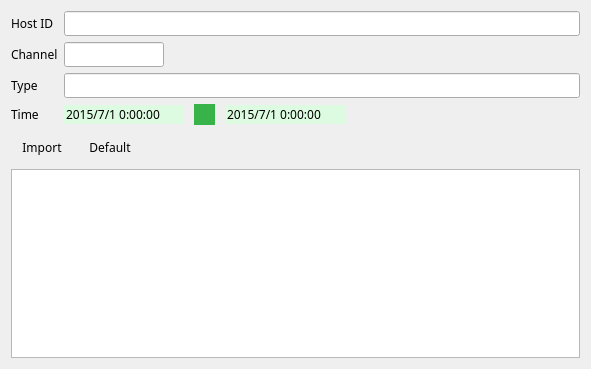
<?xml version="1.0" encoding="UTF-8"?>
<ui version="4.0">
 <class>VSCLicense</class>
 <widget class="QWidget" name="VSCLicense">
  <property name="geometry">
   <rect>
    <x>0</x>
    <y>0</y>
    <width>591</width>
    <height>369</height>
   </rect>
  </property>
  <property name="font">
   <font>
    <family>나눔스퀘어_ac</family>
   </font>
  </property>
  <property name="windowTitle">
   <string>Master Hard Disk Selecting</string>
  </property>
  <property name="windowIcon">
   <iconset>
    <normaloff>:/logo/resources/vscsmall.jpg</normaloff>:/logo/resources/vscsmall.jpg</iconset>
  </property>
  <layout class="QVBoxLayout" name="verticalLayout">
   <item>
    <layout class="QGridLayout" name="gridLayout">
     <item row="0" column="1">
      <widget class="QLineEdit" name="hostId">
       <property name="readOnly">
        <bool>true</bool>
       </property>
      </widget>
     </item>
     <item row="1" column="0">
      <widget class="QLabel" name="label_2">
       <property name="text">
        <string>Channel</string>
       </property>
      </widget>
     </item>
     <item row="2" column="0">
      <widget class="QLabel" name="label_3">
       <property name="text">
        <string>Type</string>
       </property>
      </widget>
     </item>
     <item row="2" column="1">
      <widget class="QLineEdit" name="type">
       <property name="enabled">
        <bool>true</bool>
       </property>
       <property name="maximumSize">
        <size>
         <width>16777215</width>
         <height>16777215</height>
        </size>
       </property>
       <property name="readOnly">
        <bool>true</bool>
       </property>
      </widget>
     </item>
     <item row="1" column="1">
      <widget class="QLineEdit" name="channel">
       <property name="enabled">
        <bool>true</bool>
       </property>
       <property name="maximumSize">
        <size>
         <width>100</width>
         <height>16777215</height>
        </size>
       </property>
       <property name="readOnly">
        <bool>true</bool>
       </property>
      </widget>
     </item>
     <item row="0" column="0">
      <widget class="QLabel" name="label">
       <property name="text">
        <string>Host ID</string>
       </property>
      </widget>
     </item>
     <item row="3" column="0">
      <widget class="QLabel" name="label_4">
       <property name="text">
        <string>Time</string>
       </property>
      </widget>
     </item>
     <item row="3" column="1">
      <layout class="QHBoxLayout" name="horizontalLayout_2">
       <property name="spacing">
        <number>10</number>
       </property>
       <item>
        <widget class="QDateTimeEdit" name="startTime">
         <property name="styleSheet">
          <string notr="true">QDateTimeEdit { 
border:none;
color:black;
background-color: rgb(221,251,225);}
QDateTimeEdit:hover {
background-color: rgb(255, 255, 255);}
QDateTimeEdit:pressed {
background-color: rgb(255, 255, 255);}</string>
         </property>
         <property name="wrapping">
          <bool>false</bool>
         </property>
         <property name="readOnly">
          <bool>true</bool>
         </property>
         <property name="buttonSymbols">
          <enum>QAbstractSpinBox::NoButtons</enum>
         </property>
         <property name="accelerated">
          <bool>false</bool>
         </property>
         <property name="showGroupSeparator" stdset="0">
          <bool>false</bool>
         </property>
         <property name="dateTime">
          <datetime>
           <hour>0</hour>
           <minute>0</minute>
           <second>0</second>
           <year>2015</year>
           <month>7</month>
           <day>1</day>
          </datetime>
         </property>
         <property name="displayFormat">
          <string>yyyy/M/d H:mm:ss</string>
         </property>
         <property name="calendarPopup">
          <bool>false</bool>
         </property>
        </widget>
       </item>
       <item>
        <widget class="QPushButton" name="pushButton">
         <property name="minimumSize">
          <size>
           <width>21</width>
           <height>21</height>
          </size>
         </property>
         <property name="maximumSize">
          <size>
           <width>21</width>
           <height>21</height>
          </size>
         </property>
         <property name="font">
          <font>
           <family>나눔스퀘어_ac</family>
          </font>
         </property>
         <property name="styleSheet">
          <string notr="true">background-color:rgb(55,179,74);
border:none;</string>
         </property>
         <property name="text">
          <string/>
         </property>
         <property name="icon">
          <iconset resource="../../../../veuilib/src/velibui.qrc">
           <normaloff>:/date/resources/date/libuinextm.png</normaloff>:/date/resources/date/libuinextm.png</iconset>
         </property>
        </widget>
       </item>
       <item>
        <widget class="QDateTimeEdit" name="endTime">
         <property name="styleSheet">
          <string notr="true">QDateTimeEdit { 
border:none;
color:black;
background-color: rgb(221,251,225);}
QDateTimeEdit:hover {
background-color: rgb(255, 255, 255);}
QDateTimeEdit:pressed {
background-color: rgb(255, 255, 255);}</string>
         </property>
         <property name="readOnly">
          <bool>true</bool>
         </property>
         <property name="buttonSymbols">
          <enum>QAbstractSpinBox::NoButtons</enum>
         </property>
         <property name="dateTime">
          <datetime>
           <hour>0</hour>
           <minute>0</minute>
           <second>0</second>
           <year>2015</year>
           <month>7</month>
           <day>1</day>
          </datetime>
         </property>
         <property name="displayFormat">
          <string>yyyy/M/d H:mm:ss</string>
         </property>
         <property name="calendarPopup">
          <bool>false</bool>
         </property>
        </widget>
       </item>
       <item>
        <spacer name="horizontalSpacer">
         <property name="orientation">
          <enum>Qt::Horizontal</enum>
         </property>
         <property name="sizeHint" stdset="0">
          <size>
           <width>40</width>
           <height>20</height>
          </size>
         </property>
        </spacer>
       </item>
      </layout>
     </item>
    </layout>
   </item>
   <item>
    <layout class="QHBoxLayout" name="horizontalLayout">
     <item>
      <widget class="QPushButton" name="pushButtonImport">
       <property name="minimumSize">
        <size>
         <width>62</width>
         <height>32</height>
        </size>
       </property>
       <property name="maximumSize">
        <size>
         <width>62</width>
         <height>32</height>
        </size>
       </property>
       <property name="font">
        <font>
         <family>나눔스퀘어_ac</family>
        </font>
       </property>
       <property name="styleSheet">
        <string notr="true">QPushButton { 
background-image: url(:/action/resources/button.png);}
QPushButton:hover {
background-image: url(:/action/resources/buttonhover.png);}
QPushButton:pressed {
background-image: url(:/action/resources/buttonpress.png);}</string>
       </property>
       <property name="text">
        <string>Import</string>
       </property>
       <property name="iconSize">
        <size>
         <width>0</width>
         <height>0</height>
        </size>
       </property>
       <property name="flat">
        <bool>true</bool>
       </property>
      </widget>
     </item>
     <item>
      <widget class="QPushButton" name="pushButtonDefault">
       <property name="minimumSize">
        <size>
         <width>62</width>
         <height>32</height>
        </size>
       </property>
       <property name="maximumSize">
        <size>
         <width>62</width>
         <height>32</height>
        </size>
       </property>
       <property name="font">
        <font>
         <family>나눔스퀘어_ac</family>
        </font>
       </property>
       <property name="styleSheet">
        <string notr="true">QPushButton { 
background-image: url(:/action/resources/button.png);}
QPushButton:hover {
background-image: url(:/action/resources/buttonhover.png);}
QPushButton:pressed {
background-image: url(:/action/resources/buttonpress.png);}</string>
       </property>
       <property name="text">
        <string>Default</string>
       </property>
       <property name="iconSize">
        <size>
         <width>0</width>
         <height>0</height>
        </size>
       </property>
       <property name="flat">
        <bool>true</bool>
       </property>
      </widget>
     </item>
     <item>
      <spacer name="horizontalSpacer_2">
       <property name="orientation">
        <enum>Qt::Horizontal</enum>
       </property>
       <property name="sizeHint" stdset="0">
        <size>
         <width>40</width>
         <height>20</height>
        </size>
       </property>
      </spacer>
     </item>
    </layout>
   </item>
   <item>
    <widget class="QTextEdit" name="lic">
     <property name="font">
      <font>
       <family>나눔스퀘어_ac</family>
       <pointsize>10</pointsize>
       <weight>50</weight>
       <italic>false</italic>
       <bold>false</bold>
      </font>
     </property>
     <property name="styleSheet">
      <string notr="true"/>
     </property>
     <property name="readOnly">
      <bool>true</bool>
     </property>
     <property name="html">
      <string>&lt;!DOCTYPE HTML PUBLIC &quot;-//W3C//DTD HTML 4.0//EN&quot; &quot;http://www.w3.org/TR/REC-html40/strict.dtd&quot;&gt;
&lt;html&gt;&lt;head&gt;&lt;meta name=&quot;qrichtext&quot; content=&quot;1&quot; /&gt;&lt;style type=&quot;text/css&quot;&gt;
p, li { white-space: pre-wrap; }
&lt;/style&gt;&lt;/head&gt;&lt;body style=&quot; font-family:'나눔스퀘어_ac'; font-size:10pt; font-weight:400; font-style:normal;&quot;&gt;
&lt;p style=&quot;-qt-paragraph-type:empty; margin-top:0px; margin-bottom:0px; margin-left:0px; margin-right:0px; -qt-block-indent:0; text-indent:0px; font-family:'Arial';&quot;&gt;&lt;br /&gt;&lt;/p&gt;&lt;/body&gt;&lt;/html&gt;</string>
     </property>
    </widget>
   </item>
  </layout>
 </widget>
 <resources>
  <include location="../../main/vscmainwindows.qrc"/>
  <include location="../../../../veuilib/src/velibui.qrc"/>
 </resources>
 <connections/>
</ui>
